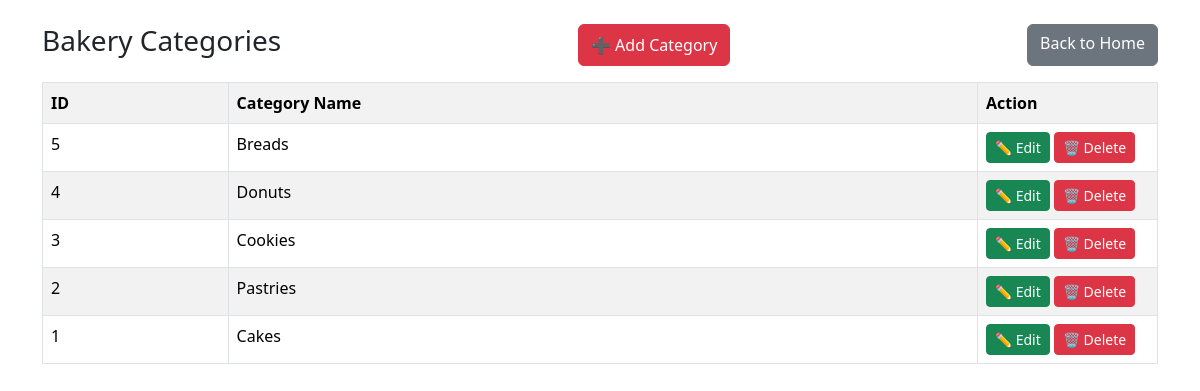
The app's page /category.php with its own data.
### tables this page shows
CREATE TABLE `category` (
  `id` int(8) NOT NULL,
  `name` varchar(30) NOT NULL
);

### category.php (the view, shortened to what this page needs)
<?php
include 'config.php';
?>
<!DOCTYPE html>
<html>
<head>
<link href="https://cdn.jsdelivr.net/npm/bootstrap@5.3.3/dist/css/bootstrap.min.css" rel="stylesheet">
</head>
<body>
<div class="container mt-4">
    <div class="d-flex justify-content-between mb-3">
        <h3> Bakery Categories</h3>
        <button class="btn btn-danger"
                data-bs-toggle="modal"
                data-bs-target="#addModal">
            ➕ Add Category
        </button>
		<a href="index.php" class="btn btn-secondary">
			Back to Home
        </a>
    </div>
    <table class="table table-bordered table-striped">
        <tr>
            <th>ID</th>
            <th>Category Name</th>
            <th width="180">Action</th>
        </tr>
        <?php
        $result = mysqli_query($conn,"SELECT * FROM category ORDER BY id DESC");
        while($row = mysqli_fetch_assoc($result)){
        ?>
        <tr>
            <td><?php echo $row['id']; ?></td>
            <td><?php echo $row['name']; ?></td>
            <td>
                <button
                    class="btn btn-success btn-sm"
                    data-bs-toggle="modal"
                    data-bs-target="#edit<?php echo $row['id']; ?>">
                    ✏ Edit
                </button>
                <a href="?delete=<?php echo $row['id']; ?>"
                   class="btn btn-danger btn-sm"
                   onclick="return confirm('Delete Category?')">
                    🗑 Delete
                </a>
            </td>
        </tr>
        <?php } ?>
    </table>
</div>
</body>
</html>

### records on screen
category: id "5", name "Breads"
category: id "4", name "Donuts"
category: id "3", name "Cookies"
category: id "2", name "Pastries"
category: id "1", name "Cakes"
